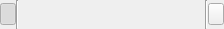
<?xml version="1.0" encoding="UTF-8"?>
<ui version="4.0">
 <class>Watch</class>
 <widget class="QWidget" name="Watch">
  <property name="geometry">
   <rect>
    <x>0</x>
    <y>0</y>
    <width>224</width>
    <height>29</height>
   </rect>
  </property>
  <property name="windowTitle">
   <string>Form</string>
  </property>
  <layout class="QHBoxLayout" name="horizontalLayout">
   <property name="spacing">
    <number>0</number>
   </property>
   <property name="margin">
    <number>0</number>
   </property>
   <item>
    <widget class="QPushButton" name="enable">
     <property name="maximumSize">
      <size>
       <width>16</width>
       <height>16777215</height>
      </size>
     </property>
     <property name="cursor">
      <cursorShape>PointingHandCursor</cursorShape>
     </property>
     <property name="text">
      <string/>
     </property>
     <property name="icon">
      <iconset resource="vTrazer.qrc">
       <normaloff>:/img/online</normaloff>:/img/online</iconset>
     </property>
     <property name="iconSize">
      <size>
       <width>10</width>
       <height>10</height>
      </size>
     </property>
     <property name="checkable">
      <bool>true</bool>
     </property>
     <property name="checked">
      <bool>true</bool>
     </property>
     <property name="autoDefault">
      <bool>false</bool>
     </property>
     <property name="flat">
      <bool>true</bool>
     </property>
    </widget>
   </item>
   <item>
    <widget class="Line" name="line">
     <property name="orientation">
      <enum>Qt::Vertical</enum>
     </property>
    </widget>
   </item>
   <item>
    <widget class="QLabel" name="label">
     <property name="minimumSize">
      <size>
       <width>16</width>
       <height>0</height>
      </size>
     </property>
     <property name="text">
      <string/>
     </property>
     <property name="textFormat">
      <enum>Qt::AutoText</enum>
     </property>
     <property name="alignment">
      <set>Qt::AlignCenter</set>
     </property>
    </widget>
   </item>
   <item>
    <widget class="QWidget" name="WatchFrame" native="true">
     <layout class="QVBoxLayout" name="verticalLayout">
      <property name="spacing">
       <number>0</number>
      </property>
      <property name="margin">
       <number>0</number>
      </property>
     </layout>
    </widget>
   </item>
   <item>
    <widget class="Line" name="line_2">
     <property name="orientation">
      <enum>Qt::Vertical</enum>
     </property>
    </widget>
   </item>
   <item>
    <widget class="QPushButton" name="closeButton">
     <property name="sizePolicy">
      <sizepolicy hsizetype="Fixed" vsizetype="Fixed">
       <horstretch>0</horstretch>
       <verstretch>0</verstretch>
      </sizepolicy>
     </property>
     <property name="maximumSize">
      <size>
       <width>16</width>
       <height>16777215</height>
      </size>
     </property>
     <property name="text">
      <string/>
     </property>
     <property name="icon">
      <iconset resource="vTrazer.qrc">
       <normaloff>:/img/close</normaloff>:/img/close</iconset>
     </property>
     <property name="iconSize">
      <size>
       <width>10</width>
       <height>10</height>
      </size>
     </property>
    </widget>
   </item>
  </layout>
 </widget>
 <resources>
  <include location="vTrazer.qrc"/>
 </resources>
 <connections/>
</ui>
